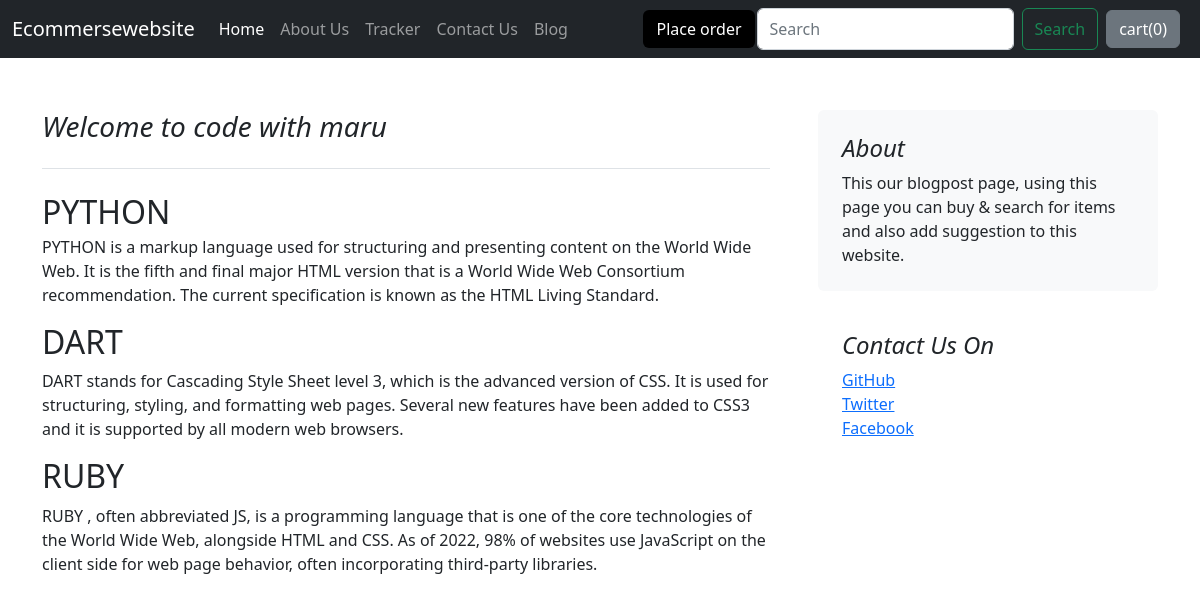
The app's page /blog/blogpost/2 with its own data.
### blog/models.py (models this page shows)
class Blogpost(models.Model):
    post_id = models.AutoField(primary_key=True)
    title = models.CharField(max_length=100)
    head0 = models.CharField(max_length=500)
    chead0 = models.CharField(max_length=1000,default="")
    head1 = models.CharField(max_length=500)
    chead1 = models.CharField(max_length=1000,default="")
    head2 = models.CharField(max_length=500)
    chead2 = models.CharField(max_length=1000,default="")
    thumbnail = models.ImageField(upload_to="",default="")
    def __str__(self):
        return self.title

### blog/views.py (the view)
# urls.py: path('blogpost/<int:id>',views.blogpost,name="BlogPost"),
def blogpost(request,id):
    post = Blogpost.objects.filter(post_id=id)[0]
    print(post)
    return render(request,'blog/blogpost.html',{'post':post})

### blog/templates/blog/blogpost.html (shortened to what this page needs)
{%extends 'blog/basic.html' %}
{% block body %}
<div class="container">
<div class="row mt-1 g-5">
    <div class="col-md-8">
      <h3 class="pb-4 mb-4 fst-italic border-bottom">
        {{post.title}}
      </h3>
      <article class="blog-post">
        <h2 class="blog-post-title mb-1">{{post.head0}}</h2>
        <p>{{post.chead0}}</p>
        <h2>{{post.head1}}</h2>
        <p>{{post.chead1}}</p>
        <h2>{{post.head2}}</h2>
        <p>{{post.chead2}}</p>
      </article>
    </div>
    <div class="col-md-4">
      <div class="position-sticky" style="top: 2rem;">
        <div class="p-4 mb-3 bg-light rounded">
          <h4 class="fst-italic">About</h4>
          <p class="mb-0">This our blogpost page, using this page you can buy & search for items and also add suggestion to this website.</p>
        </div>
        <div class="p-4">
          <h4 class="fst-italic">Contact Us On</h4>
          <ol class="list-unstyled">
            <li><a href="#">GitHub</a></li>
            <li><a href="#">Twitter</a></li>
            <li><a href="#">Facebook</a></li>
          </ol>
        </div>
      </div>
    </div>
  </div>
</div>{% endblock %}

### records on screen
Blogpost: title "Welcome to code with maru", head0 "PYTHON", chead0 "PYTHON is a markup language used for structuring and presenting content on the World Wide Web. It is the fifth and final major HTML version that is a World Wide Web Consortium recommendation. The current specification is known as the HTML Living Standard.", head1 "DART", chead1 "DART stands for Cascading Style Sheet level 3, which is the advanced version of CSS. It is used for structuring, styling, and formatting web pages. Several new features have been added to CSS3 and it is supported by all modern web browsers.", head2 "RUBY", chead2 "RUBY , often abbreviated JS, is a programming language that is one of the core technologies of the World Wide Web, alongside HTML and CSS. As of 2022, 98% of websites use JavaScript on the client side for web page behavior, often incorporating third-party libraries."
